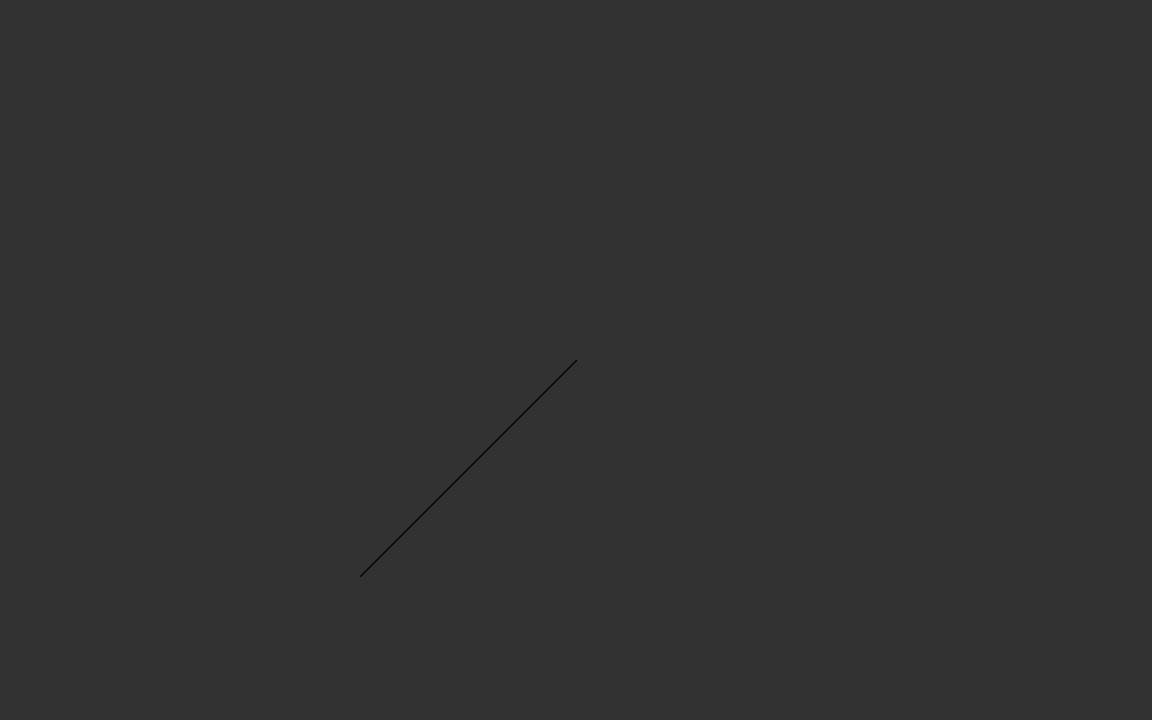
Frame 1 (no input)
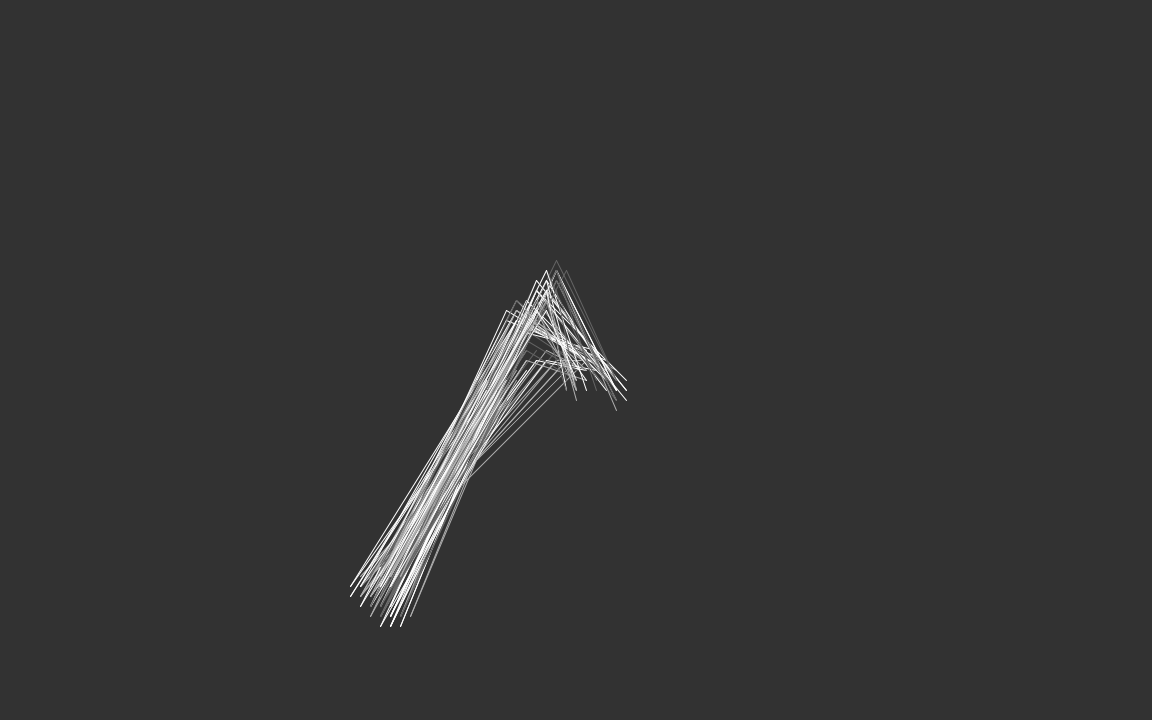
Frame 60 (the mouse pressed at the canvas centre just before this capture)
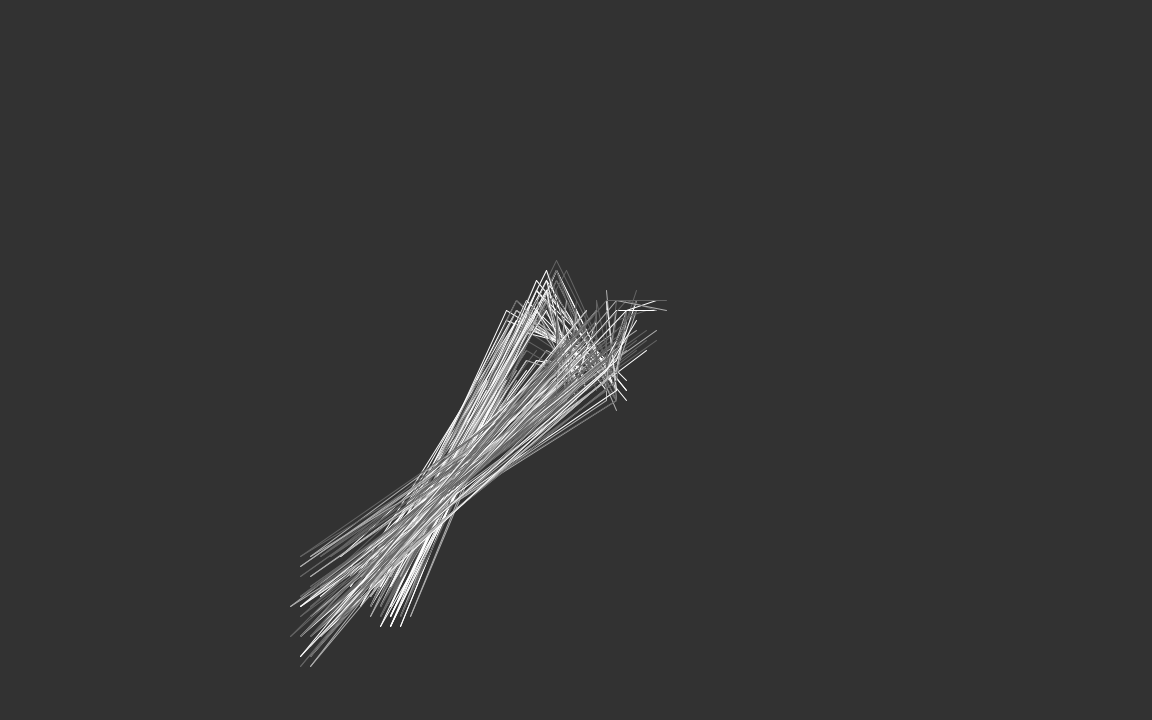
Frame 120 (the mouse held since frame 60 and released just before this capture)

The Processing sketch that drew these frames (run headless with seeded random() and noise(); from frame 60 on, the mouse is pressed at the canvas centre):

// Processing sketch: MelachrinosMatthew_Randomness
// ── MelachrinosMatthew_Randomness.pde
/*
Matt Melachrinos | mattmelachrinos.com
 
Randomness Assignment
Creative Programming 1 with Jeff Thompson
*/

float x, y, px, py,lx,ly;
//color[] colors = {
//  color(255,150,0),
//  color(150,255,0),
//  color(0,150,255),
//  color(150,0,255)
//};
color[] colors = {
  color(255),
  color(175),
  color(100)
};
int asciiCode;
int increment = 10;


void setup() {
  size(1152, 720);
  background(50);

  x = px = lx = width/2;
  y = py = ly = height/2;
}
void draw() {
  //stroke(255);
  noFill();
  
  //arc(x, y, px, py,0,HALF_PI);
  line(x, y, px, py);
  line(y, x, px, py);
  line(y, x, lx, ly);

  stroke( colors[int(random(0,colors.length))]);
  //px = x;
  //py = y;

  if (random(1) < .5) {
    if (random(1) < .5)    // 50/50 chance
      x -= increment;

    else
      x +=increment;
  } else {
    if (random(1) < .5)    // 50/50 chance
      y -= increment;

    else
      y +=increment;
  }
  if (random(1) < .5) {
    if (random(1) < .5)    // 50/50 chance
      px -= increment;

    else
      px +=increment;
  } else {
    if (random(1) < .5)    // 50/50 chance
      py -= increment;

    else
      py +=increment;
  }
  //if (random(1) < .5)    // 50/50 chance
  //   rotate(PI);
  //else
  //   rotate(-PI);
    if (random(1) < .5) {
    if (random(1) < .5)    // 50/50 chance
      lx -= increment;

    else
      lx +=increment;
  } else {
    if (random(1) < .5)    // 50/50 chance
      ly -= increment;

    else
      ly +=increment;
  }
}


void mousePressed() {
  background(50);
  x = px = lx = width/2;
  y = py = ly = height/2;
}

void keyPressed() {
  asciiCode = key;  
  if (asciiCode== 115 || asciiCode== 83) {
    save("MelachrinosMatthew_Randomness" +day()+hour()+ second() +".png");
    println("Screenshot Saved");
  }
}
